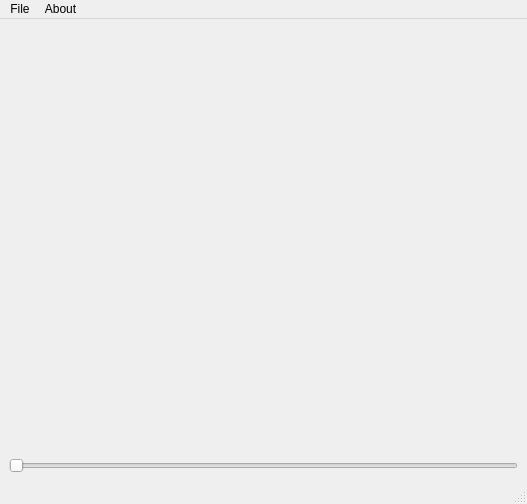
<?xml version="1.0" encoding="UTF-8"?>
<ui version="4.0">
 <class>MainWindow</class>
 <widget class="QMainWindow" name="MainWindow">
  <property name="geometry">
   <rect>
    <x>0</x>
    <y>0</y>
    <width>527</width>
    <height>504</height>
   </rect>
  </property>
  <property name="windowTitle">
   <string>FMPT Visualization</string>
  </property>
  <widget class="QWidget" name="centralwidget">
   <layout class="QVBoxLayout" name="verticalLayout">
    <item>
     <widget class="QLabel" name="imageLabel"/>
    </item>
    <item>
     <widget class="QSlider" name="horizontalSlider">
      <property name="focusPolicy">
       <enum>Qt::NoFocus</enum>
      </property>
      <property name="orientation">
       <enum>Qt::Horizontal</enum>
      </property>
     </widget>
    </item>
   </layout>
  </widget>
  <widget class="QMenuBar" name="menubar">
   <property name="enabled">
    <bool>true</bool>
   </property>
   <property name="geometry">
    <rect>
     <x>0</x>
     <y>0</y>
     <width>527</width>
     <height>25</height>
    </rect>
   </property>
   <property name="defaultUp">
    <bool>false</bool>
   </property>
   <property name="nativeMenuBar">
    <bool>false</bool>
   </property>
   <widget class="QMenu" name="menuFile">
    <property name="title">
     <string>File</string>
    </property>
    <addaction name="actionOpen"/>
    <addaction name="actionClose"/>
   </widget>
   <widget class="QMenu" name="menuAbout">
    <property name="title">
     <string>About</string>
    </property>
    <addaction name="actionAboutFMPT"/>
    <addaction name="actionAboutQt"/>
   </widget>
   <addaction name="menuFile"/>
   <addaction name="menuAbout"/>
  </widget>
  <widget class="QStatusBar" name="statusbar"/>
  <action name="actionAboutFMPT">
   <property name="text">
    <string>About FMPT</string>
   </property>
  </action>
  <action name="actionAboutQt">
   <property name="text">
    <string>About Qt</string>
   </property>
  </action>
  <action name="actionClose">
   <property name="text">
    <string>&amp;Quit</string>
   </property>
   <property name="shortcut">
    <string>Ctrl+Q</string>
   </property>
  </action>
  <action name="actionOpen">
   <property name="text">
    <string>&amp;Open sequence...</string>
   </property>
   <property name="toolTip">
    <string>Open Sequence...</string>
   </property>
   <property name="shortcut">
    <string>Ctrl+O</string>
   </property>
  </action>
 </widget>
 <resources/>
 <connections/>
</ui>
